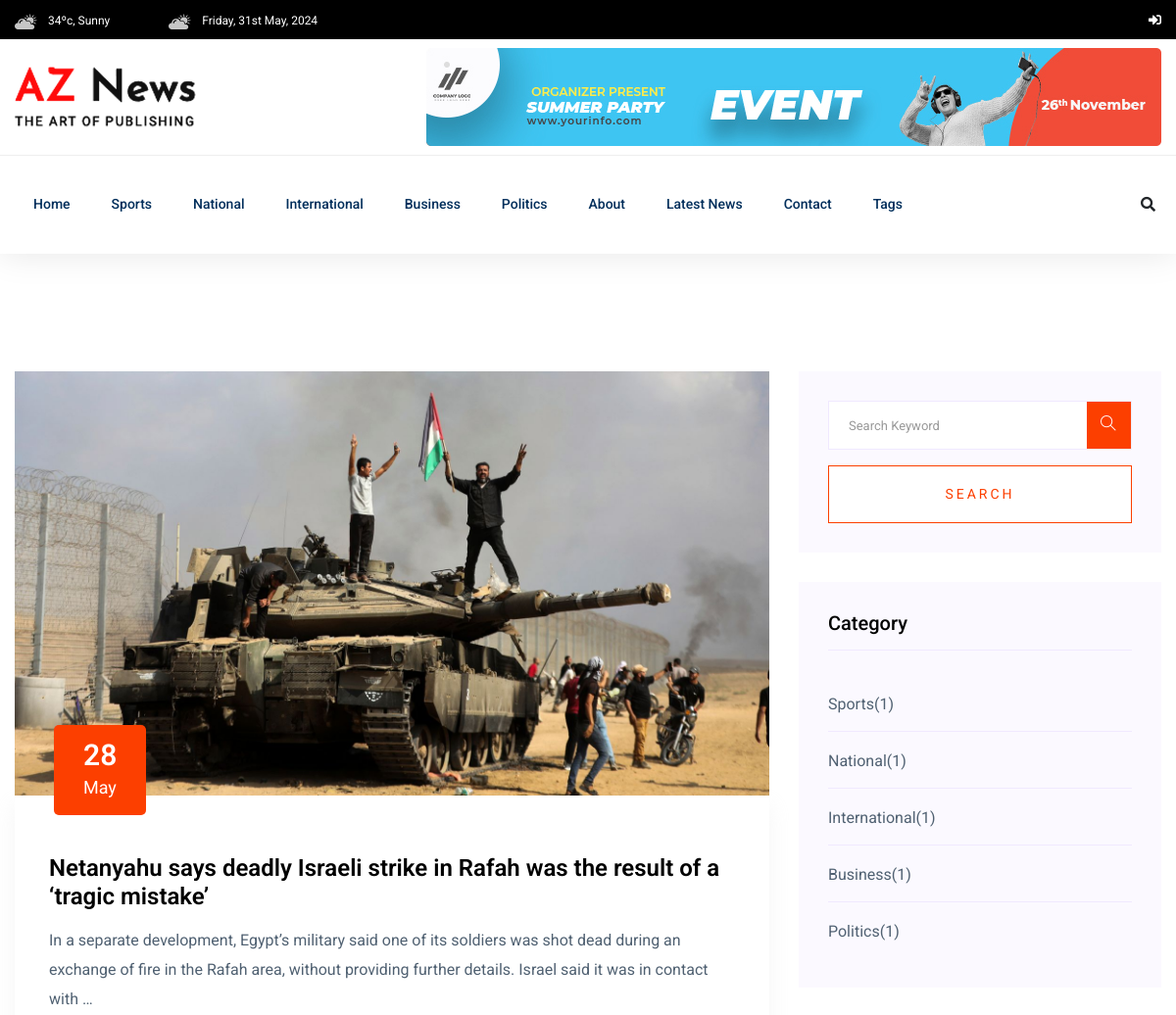
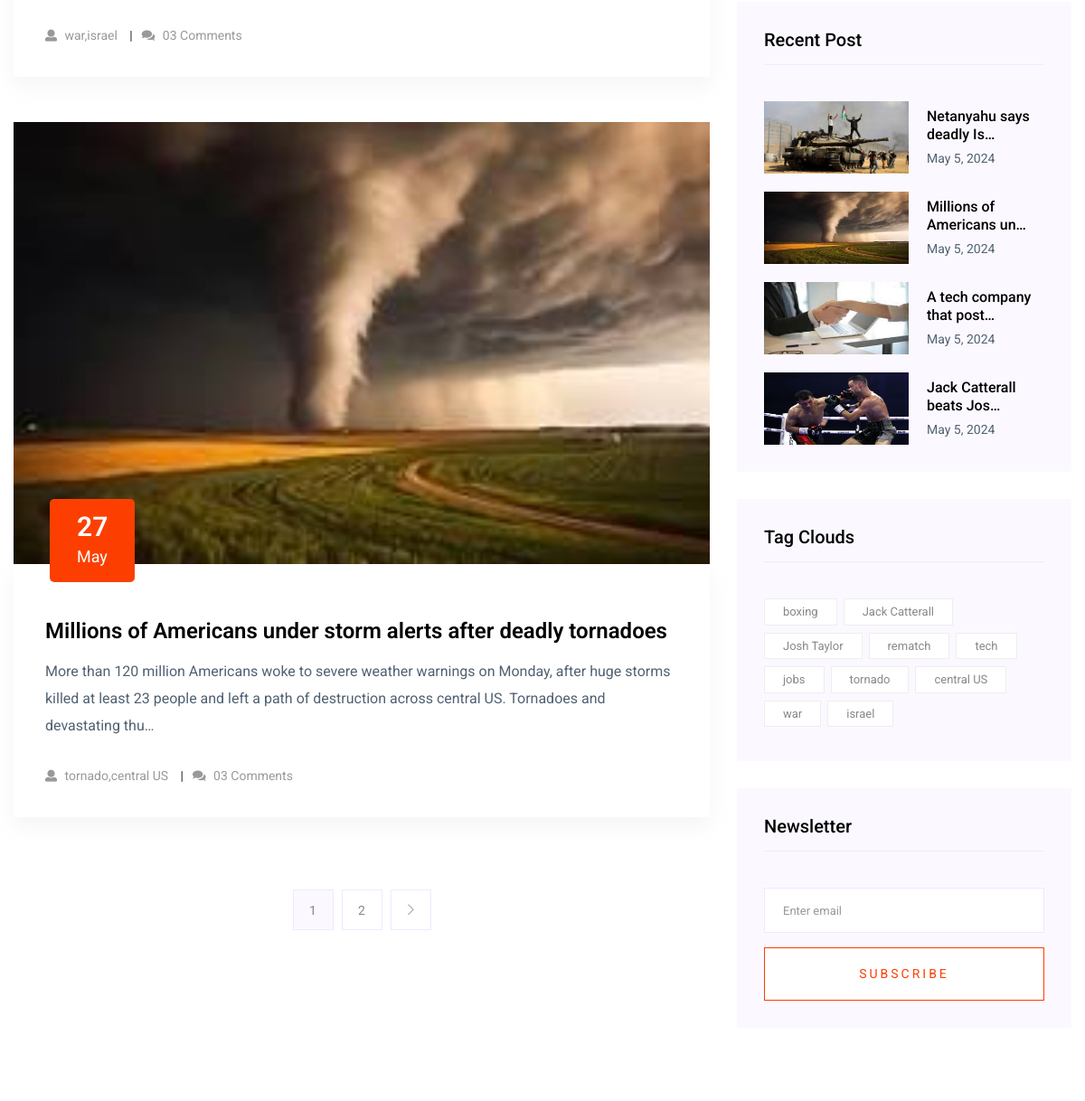
The page /post-list/ (upper part) on the database as committed earlier (2 pictures, top to bottom).
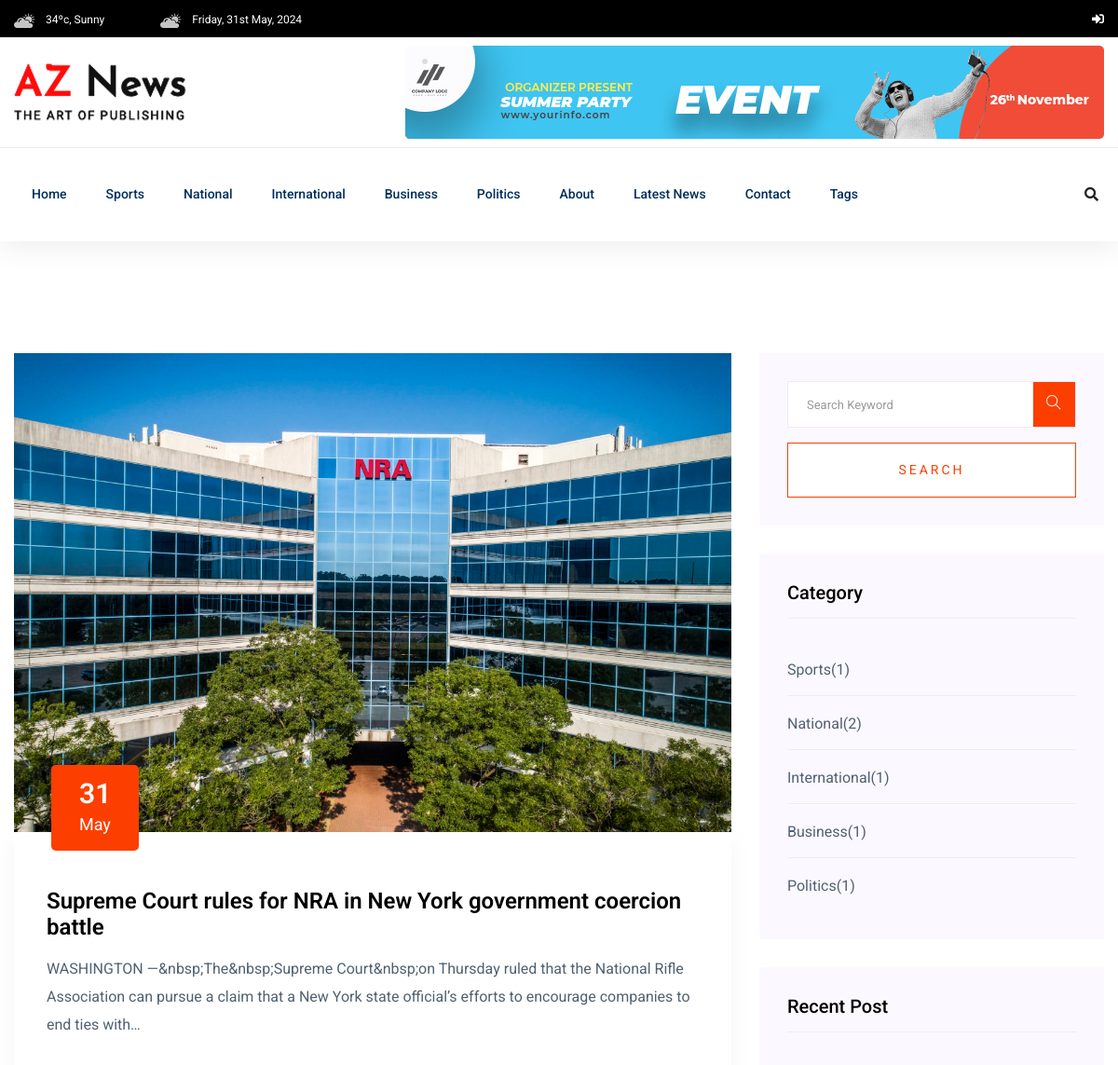
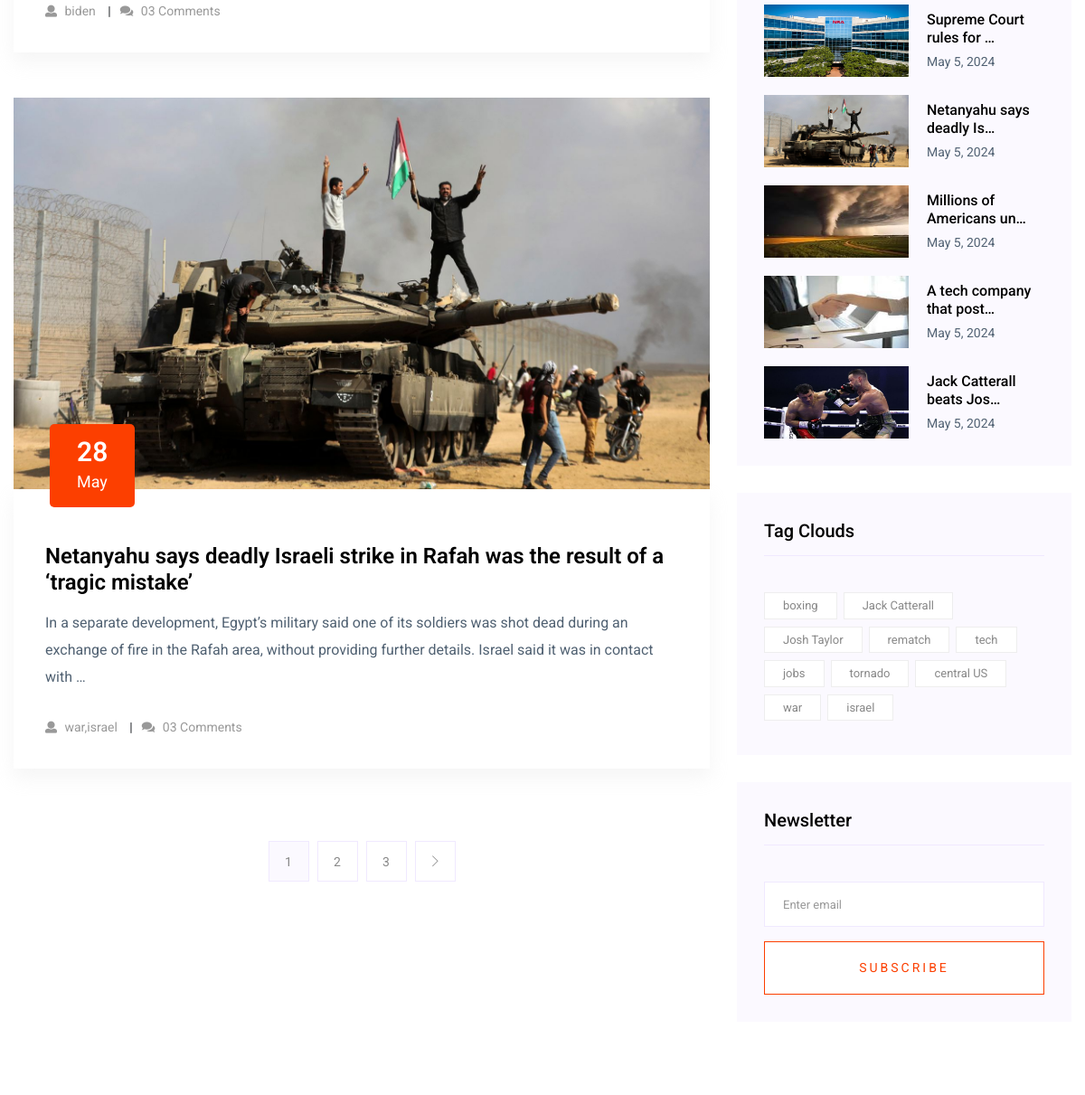
The same page on the database as committed later (2 pictures, top to bottom).
### newspaper/models.py (models this page shows, shortened)
class TimeStampModel(models.Model):
    created_at = models.DateTimeField(auto_now_add=True)
    updated_at = models.DateTimeField(auto_now=True)
    class Meta:
        abstract = True # do not create table for this model

class Category(TimeStampModel):
    name = models.CharField(max_length=20)

class Post(TimeStampModel):
    STATUS_CHOICES = [
        ("active", "Active"),
        ("inactive", "Inactive")
    ]
    title = models.CharField(max_length=200)
    content = models.TextField()
    featured_image = models.ImageField(upload_to="post_images/%Y/%m/%d", blank=False)
    author = models.ForeignKey("auth.User", on_delete=models.CASCADE)
    published_at = models.DateTimeField(null=True, blank=True)
    status = models.CharField(max_length=20, choices=STATUS_CHOICES, default="active")
    views_count = models.PositiveBigIntegerField(default=0)
    category = models.ForeignKey(Category, on_delete=models.CASCADE)
    tag = models.ManyToManyField(Tag)

class Tag(TimeStampModel):
    name = models.CharField(max_length=20)
    def __str__(self):
        return self.name

### newspaper/views.py (the view)
# urls.py: path("", views.PostListView.as_view(), name="post-list"),
class PostListView(ListView):
    model = Post
    template_name = "aznews/main/list/list.html"
    context_object_name = "posts"
    queryset = Post.objects.filter(
        status="active", published_at__isnull=False
    ).order_by("-published_at")
    paginate_by = 2

### newspaper/navigation.py (called while the page is built)
def navigation(request):
    categories = Category.objects.all()[:5]
    tags = Tag.objects.all()[:10]
    trending_posts = Post.objects.filter(
        status="active", published_at__isnull=False
    ).order_by("-published_at", "-views_count")[:5]
    return{
        "tags": tags,
        "categories": categories,
        "trending_posts": trending_posts,
    }

### templates/aznews/main/list/list.html
{% extends "aznews/base.html" %}
{% block content %}
    <section class="blog_area section-padding">
        <div class="container">
            <div class="row">
                <div class="col-lg-8 mb-5 mb-lg-0">
                    <div class="blog_left_sidebar">
                        {% for post in posts %}
                            <article class="blog_item">
                                <div class="blog_item_img">
                                    <img class="card-img rounded-0"
                                         src="{{ post.featured_image.url }}"
                                         alt="{{ post.title }}">
                                    <a href="#" class="blog_item_date">
                                        <h3>{{ post.published_at|date:"j" }}</h3>
                                        <p>{{ post.published_at|date:"M" }}</p>
                                    </a>
                                </div>
                                <div class="blog_details">
                                    <a class="d-inline-block" href="{% url 'post-detail' post.pk %}">
                                        <h2>{{ post.title }}</h2>
                                    </a>
                                    <p>{{ post.content|striptags|truncatechars:200 }}</p>
                                    <ul class="blog-info-link">
                                        <li>
                                            <a href="#"><i class="fa fa-user"></i> {{ post.tag.all|join:"," }}</a>
                                        </li>
                                        <li>
                                            <a href="#"><i class="fa fa-comments"></i> 03 Comments</a>
                                        </li>
                                    </ul>
                                </div>
                            </article>
                        {% endfor %}
                        {% include "aznews/main/list/pagination.html" %}
                    </div>
                </div>
                <div class="col-lg-4">
                    <div class="blog_right_sidebar">
                        {% include "aznews/main/list/right/search.html" %}
                        {% include "aznews/main/list/right/category.html" %}
                        {% include "aznews/main/list/right/popular_post.html" %}
                        {% include "aznews/main/list/right/tag.html" %}
                        {% include "aznews/main/list/right/newsletter.html" %}
                    </div>
                </div>
            </div>
        </div>
    </section>
{% endblock content %}

### templates/aznews/base.html (shortened to what this page needs)
{% load static %}
<!DOCTYPE html>
<html class="no-js" lang="zxx">
    <head>
        <link rel="stylesheet"
              href="{% static 'aznews/assets/css/bootstrap.min.css' %}">
        <link rel="stylesheet"
              href="{% static 'aznews/assets/css/owl.carousel.min.css' %}">
        <link rel="stylesheet"
              href="{% static 'aznews/assets/css/ticker-style.css' %}">
        <link rel="stylesheet" href="{% static 'aznews/assets/css/flaticon.css' %}">
        <link rel="stylesheet" href="{% static 'aznews/assets/css/slicknav.css' %}">
        <link rel="stylesheet"
              href="{% static 'aznews/assets/css/animate.min.css' %}">
        <link rel="stylesheet"
              href="{% static 'aznews/assets/css/magnific-popup.css' %}">
        <link rel="stylesheet"
              href="{% static 'aznews/assets/css/fontawesome-all.min.css' %}">
        <link rel="stylesheet"
              href="{% static 'aznews/assets/css/themify-icons.css' %}">
        <link rel="stylesheet" href="{% static 'aznews/assets/css/slick.css' %}">
        <link rel="stylesheet"
              href="{% static 'aznews/assets/css/nice-select.css' %}">
        <link rel="stylesheet" href="{% static 'aznews/assets/css/style.css' %}">
    </head>
    <body>
        {% include "aznews/header/header.html" %}
        {% block content %}
        {% endblock content %}
    </body>
</html>

### templates/aznews/header/header.html (shortened to what this page needs)
{% load static %}
<header>
    <div class="header-area">
        <div class="main-header ">
            <div class="header-top black-bg d-none d-md-block">
                <div class="container">
                    <div class="col-xl-12">
                        <div class="row d-flex justify-content-between align-items-center">
                            <div class="header-info-left">
                                <ul>
                                    <li>
                                        <img src="{% static 'aznews/assets/img/icon/header_icon1.png' %}" alt="">
                                        34ºc, Sunny
                                    </li>
                                    <li>
                                        <img src="{% static 'aznews/assets/img/icon/header_icon1.png' %}" alt="">
                                        {% now "l, jS F, Y" %}
                                    </li>
                                </ul>
                            </div>
                            <div class="header-info-right">
                                <ul class="header-social">
                                    {% if user.is_authenticated %}
                                        <li>
                                            <a href="{% url 'logout' %}"><i class="fas fa-sign-out-alt"></i></a>
                                        </li>
                                        <li>
                                            <a href="{% url 'blog:draft-list' %}"><i class="fas fa-tasks"></i></a>
                                        </li>
                                        <li>
                                            <a href="{% url 'blog:post-create' %}"><i class="fas fa-plus"></i></a>
                                        </li>
                                    {% else %}
                                        <li>
                                            <a href="{% url 'login' %}"><i class="fas fa-sign-in-alt"></i></a>
                                        </li>
                                    {% endif %}
                                </ul>
                            </div>
                        </div>
                    </div>
                </div>
            </div>
            <div class="header-mid d-none d-md-block">
                <div class="container">
                    <div class="row d-flex align-items-center">
                        <div class="col-xl-3 col-lg-3 col-md-3">
                            <div class="logo">
                                <a href="/">
                                    <img src="{% static 'aznews/assets/img/logo/logo.png' %}" alt="">
                                </a>
                            </div>
                        </div>
                        <div class="col-xl-9 col-lg-9 col-md-9">
                            <div class="header-banner f-right ">
                                <img src="{% static 'aznews/assets/img/hero/header_card.jpg' %}" alt="">
                            </div>
                        </div>
                    </div>
                </div>
            </div>
            <div class="header-bottom header-sticky">
                <div class="container">
                    <div class="row align-items-center">
                        <div class="col-xl-10 col-lg-10 col-md-12 header-flex">
                            <div class="main-menu d-none d-md-block">
                                <nav>
                                    <ul id="navigation">
                                        <li>
                                            <a href="/">Home</a>
                                        </li>
                                        {% for category in categories %}
                                            <li>
                                                <a href="{% url 'post-by-category' category.pk %}">{{ category.name }}</a>
                                            </li>
                                        {% endfor %}
                                        <li>
                                            <a href="{% url 'about' %}">About</a>
                                        </li>
                                        <li>
                                            <a href="{% url 'post-list' %}">Latest News</a>
                                        </li>
                                        <li>
                                            <a href="{% url 'contact' %}">Contact</a>
                                        </li>
                                        <li>
                                            <a href="#">Tags</a>
                                        </li>
                                    </ul>
                                </nav>
                            </div>
                        </div>
                        <div class="col-xl-2 col-lg-2 col-md-4">
                            <div class="header-right-btn f-right d-none d-lg-block">
                                <i class="fas fa-search special-tag"></i>
                            </div>
                        </div>
                        <div class="col-12">
                        </div>
                    </div>
                </div>
            </div>
        </div>
    </div>
</header>

### templates/aznews/main/list/pagination.html (shortened to what this page needs)
{% if page_obj.has_other_pages %}
<nav class="blog-pagination justify-content-center d-flex">
    <ul class="pagination">
        {% for i in page_obj.paginator.page_range %}
            <li class="page-item {% if i == page_obj.number %}active{% endif %}">
                <a href="?page={{ i }}" class="page-link pagination_number">{{ i }}</a>
            </li>
        {% endfor %}
        {% if page_obj.has_next %}
            <li class="page-item">
                <a href="?page={{ page_obj.next_page_number }}"
                   class="page-link pagination_number"
                   aria-label="Next">
                    <i class="ti-angle-right"></i>
                </a>
            </li>
        {% endif %}
    </ul>
</nav>
{% endif %}

### templates/aznews/main/list/right/search.html
<aside class="single_sidebar_widget search_widget">
    <form action="{% url 'search' %}" method="get">
        <div class="form-group">
            <div class="input-group mb-3">
                <input type="text"
                       name="query"
                       class="form-control"
                       placeholder='Search Keyword'
                       onfocus="this.placeholder = ''"
                       onblur="this.placeholder = 'Search Keyword'">
                <div class="input-group-append">
                    <button class="btns" type="button">
                        <i class="ti-search"></i>
                    </button>
                </div>
            </div>
        </div>
        <button class="button rounded-0 primary-bg text-white w-100 btn_1 boxed-btn"
                type="submit">Search</button>
    </form>
</aside>

### templates/aznews/main/list/right/category.html
<aside class="single_sidebar_widget post_category_widget">
    <h4 class="widget_title">Category</h4>
    <ul class="list cat-list">
        {% for category in categories %}
            <li>
                <a href="#" class="d-flex">
                    <p>{{ category.name|title }}</p>
                    <p>({{ category.post_set.count }})</p>
                </a>
            </li>
        {% endfor %}
    </ul>
</aside>

### templates/aznews/main/list/right/popular_post.html
<aside class="single_sidebar_widget popular_post_widget">
    <h3 class="widget_title">Recent Post</h3>
    {% for trending_post in trending_posts %}
        <div class="media post_item">
            <img src="{{ trending_post.featured_image.url }}"
                 alt="{{ trending_post.title }}"
                 width = "160px"
                 height = "80px">
            <div class="media-body">
                <a href="{% url 'post-detail' trending_post.pk %}">
                    <h3>{{ trending_post.title|truncatechars:25 }}</h3>
                </a>
                <p>{{ trending_post.published_at|date:"F n, Y" }}</p>
            </div>
        </div>
    {% endfor %}
</aside>

### templates/aznews/main/list/right/tag.html
<aside class="single_sidebar_widget tag_cloud_widget">
    <h4 class="widget_title">Tag Clouds</h4>
    <ul class="list">
        {% for tag in tags %}
            <li>
                <a href="#">{{ tag.name }}</a>
            </li>
        {% endfor %}
    </ul>
</aside>

### templates/aznews/main/list/right/newsletter.html (shortened to what this page needs)
<aside class="single_sidebar_widget newsletter_widget">
    <h4 class="widget_title">Newsletter</h4>
    <form action="" method="post" id="newsletter_side_form">
        <div class="form-group">
            <input type="email"
                   name="email"
                   class="form-control"
                   onfocus="this.placeholder = ''"
                   onblur="this.placeholder = 'Enter email'"
                   placeholder='Enter email'
                   required>
        </div>
        <button class="button rounded-0 primary-bg text-white w-100 btn_1 boxed-btn"
                type="submit">Subscribe</button>
    </form>
</aside>

### templates/aznews/footer/footer.html (shortened to what this page needs)
{% load static %}

Rows that differ between the two databases and show on the page:
no longer on one of the page's lists (row edited): Post: published_at "27", published_at "May", title "Millions of Americans under storm alerts after deadly tornadoes", content "More than 120 million Americans woke to severe weather warnings on Monday, after huge storms killed at least 23 people and left a path of destruction across central US. Tornadoes and devastating thu…", tag.all "tornado,central US"
computed for Category "National": post_set.count "1" → "2"
added Post: featured_image (picture), published_at "31", published_at "May", title "Supreme Court rules for NRA in New York government coercion battle", content "WASHINGTON —&nbsp;The&nbsp;Supreme Court&nbsp;on Thursday ruled that the National Rifle Association can pursue a claim that a New York state official’s efforts to encourage companies to end ties with…", tag.all "biden", title "Supreme Court rules for …", published_at "May 5, 2024"
Other text that changed with them:
new list line: "3"
